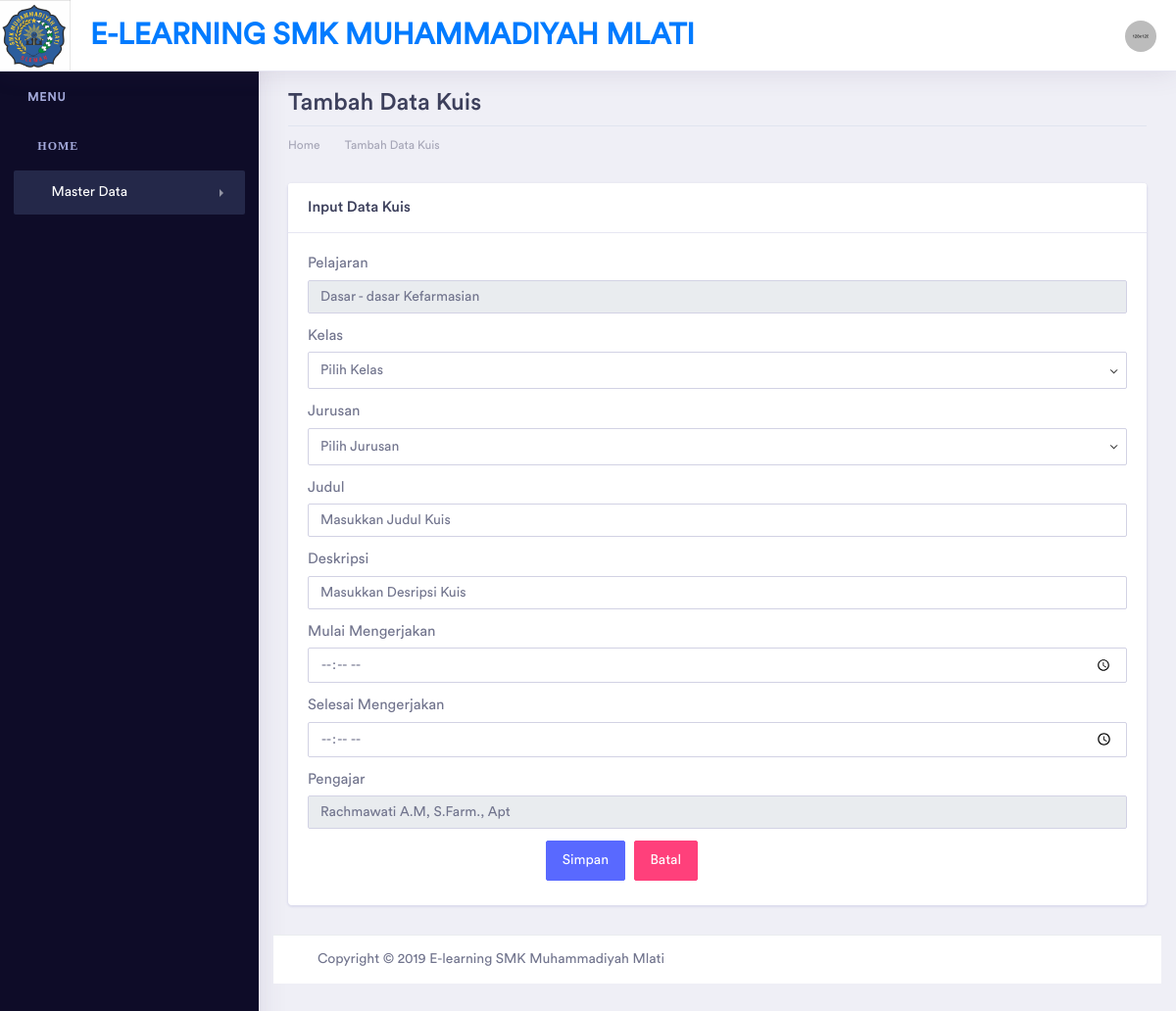
Page /guru/tambah_kuis.php on the committed database.
### tables this page shows
CREATE TABLE `tb_mapel` (
  `id_mapel` int(11) NOT NULL,
  `id_kelas` int(11) NOT NULL,
  `id_jurusan` int(11) NOT NULL,
  `nama_mapel` varchar(100) NOT NULL
);

CREATE TABLE `tb_guru` (
  `nip` int(11) NOT NULL,
  `nama_guru` varchar(100) NOT NULL,
  `jenis_kelamin` enum('L','P') NOT NULL,
  `id_guru` int(11) NOT NULL,
  `status` enum('guru') NOT NULL DEFAULT 'guru'
);

### guru/tambah_kuis.php (the view, shortened to what this page needs)
<?php
include "_partials/header.php";
include "_partials/sidebar.php";
 ?>
        <div class="dashboard-wrapper">
            <div class="container-fluid  dashboard-content">
                <div class="row">
                    <div class="col-xl-12 col-lg-12 col-md-12 col-sm-12 col-12">
                        <div class="page-header">
                            <h2 class="pageheader-title">Tambah Data Kuis</h2>
                            <div class="page-breadcrumb">
                                <nav aria-label="breadcrumb">
                                    <ol class="breadcrumb">
                                        <li class="breadcrumb-item"><a href="index.php" class="breadcrumb-link">Home</a></li>
                                        <li class="breadcrumb-item"><a href="tambah_kuis.php" class="breadcrumb-link">Tambah Data Kuis</a></li>
                                    </ol>
                                </nav>
                            </div>
                        </div>
                    </div>
                </div>
                <div class="row">
                    <div class="col-xl-12 col-lg-12 col-md-12 col-sm-12 col-12">
                        <div class="card">
                            <h5 class="card-header">Input Data Kuis</h5>
                                <div class="card-body">
                                    <?php
                                            include '../koneksi/koneksi.php';
                                            $varsqlmapel= mysqli_query($koneksi,"SELECT * FROM tb_mapel WHERE id_mapel='6'");
                                            $sqlmapel = mysqli_fetch_array($varsqlmapel);
                                        ?>
                                    <form action="proses_kuis.php" method="POST">
                                         <div class="form-group">
                                            <label for="inputnama">Pelajaran</label>
                                            <input name="nama_mapel" readonly="true" type="text" class="form-control"  value="<?php echo $sqlmapel['nama_mapel'] ?>">
                                        </div>
                                           <div class="form-group">
                                            <label for="inputnama">Kelas</label>
                                            <select name="kelas" class="form-control">
                                                <option>Pilih Kelas</option>
                                            </select>
                                        </div>
                                        <div class="form-group">
                                            <label for="inputnama">Jurusan</label>
                                            <select name="jurusan" class="form-control">
                                              <option>Pilih Jurusan</option>
                                            </select>
                                        </div>
                                        <div class="form-group">
                                            <label for="inputnama">Judul</label>
                                            <input name="judul_kuis" type="text" placeholder="Masukkan Judul Kuis" class="form-control">
                                        </div>
                                          <div class="form-group">
                                            <label for="inputnama">Deskripsi</label>
                                            <input name="deskripsi_kuis" type="text" placeholder="Masukkan Desripsi Kuis" class="form-control">
                                        </div>
                                          <div class="form-group">
                                            <label for="inputnama">Mulai Mengerjakan</label>
                                            <input name="waktu_mulai" type="time" class="form-control">
                                        </div>
                                         <div class="form-group">
                                            <label for="inputnama">Selesai Mengerjakan</label>
                                            <input name="waktu_selesai" type="time" class="form-control">
                                        </div>
                                        <?php
                                            include '../koneksi/koneksi.php';
                                            $varsqlguru = mysqli_query($koneksi,"SELECT * FROM tb_guru WHERE id_guru='6'");
                                            $sqlguru = mysqli_fetch_array($varsqlguru);
                                        ?>
                                         <div class="form-group">
                                            <label for="inputnama">Pengajar</label>
                                            <input name="nama_guru" type="text" readonly="true" class="form-control" value="<?php echo $sqlguru['nama_guru']?>">
                                        </div>
                        <div class="col-sm-6 pl-0">
                          <p class="text-right">
                            <button type="submit" name="btnSimpan" class="btn btn-space btn-primary">Simpan</button>
                            <button class="btn btn-space btn-secondary">Batal</button>
                          </p>
                        </div>
                    </div>
                </div>
            </div>
<?php
include "_partials/footer.php";
 ?>
    </div>
</body>
</html>

### rows in the picture
tb_mapel: nama_mapel "Dasar - dasar Kefarmasian"
tb_guru: nama_guru "Rachmawati A.M, S.Farm., Apt"
